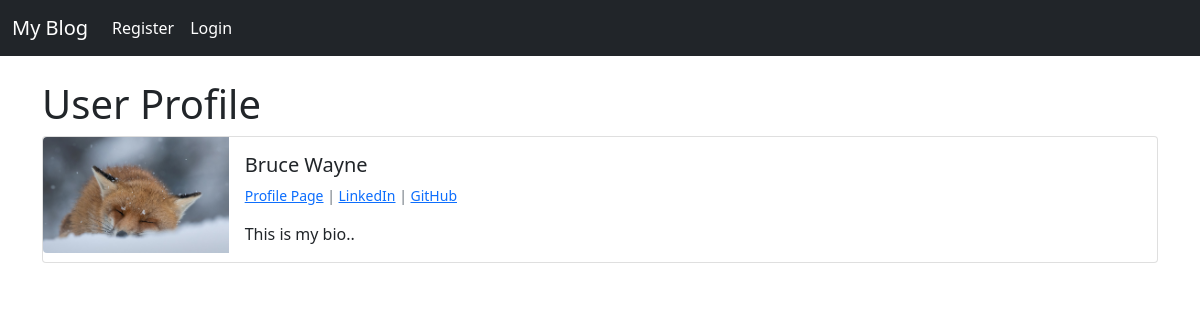
/members/1/profile/, run on the app's committed database.
### post/models.py (models this page shows, shortened)
class Profile(models.Model):
    user = models.OneToOneField(User, null=True, on_delete=models.CASCADE)
    bio = models.TextField()
    profile_pic = models.ImageField(null=True, blank= True, upload_to='images/profile')
    linkedin_url = models.CharField(max_length=255, null=True, blank=True)
    github_url = models.CharField(max_length=255, null=True, blank=True)

### member/views.py (the view)
# urls.py: path('<int:pk>/profile/', ShowProfilePageView.as_view(), name = 'show_profile_page'),
class ShowProfilePageView(DetailView):
    model = Profile
    template_name = 'registration/user_profile.html'
    def get_context_data(self, *args, **kwargs):
        users = Profile.objects.all()
        context = super(ShowProfilePageView, self).get_context_data(*args, **kwargs)
        page_user = get_object_or_404(Profile, id=self.kwargs['pk'])
        context["page_user"] = page_user
        return context

### member/templates/registration/user_profile.html (shortened to what this page needs)
{% extends "base.html" %}
{% load static %}
{% block content %}
<h1> User Profile </h1>
<div class="card mb-3">
    <div class="row g-0">
      <div class="col-md-2">
        {% if page_user.profile_pic %}
          <img src="{{ page_user.profile_pic.url }}" class="img-fluid rounded-start">
        {% else %}
          <img src="{% static "Blog/images/profile.png" %}" class="img-fluid rounded-start">
        {% endif %}
      </div>
      <div class="col-md-10">
        <div class="card-body">
          <h5 class="card-title">
              {{ page_user.user.first_name }}
              {{ page_user.user.last_name }}
          </h5>
            <p class="small text-muted">
                <a href="{% url 'show_profile_page' page_user.id %}">Profile Page</a>
                {% if page_user.linkedin_url %}
                 | <a href="{{ page_user.linkedin_url }}">LinkedIn</a>
                {% endif %}
                {% if page_user.github_url %}
                  | <a href="{{ page_user.github_url }}">GitHub</a>
                {% endif %}
            </p>
          <p class="card-text">
              {{ page_user.bio }}
          </p>
        </div>
      </div>
    </div>
  </div>
      <br/><br/>
  {% endblock %}

### data on the page
Profile: profile_pic (picture), user.first_name "Bruce", user.last_name "Wayne", bio "This is my bio.."
